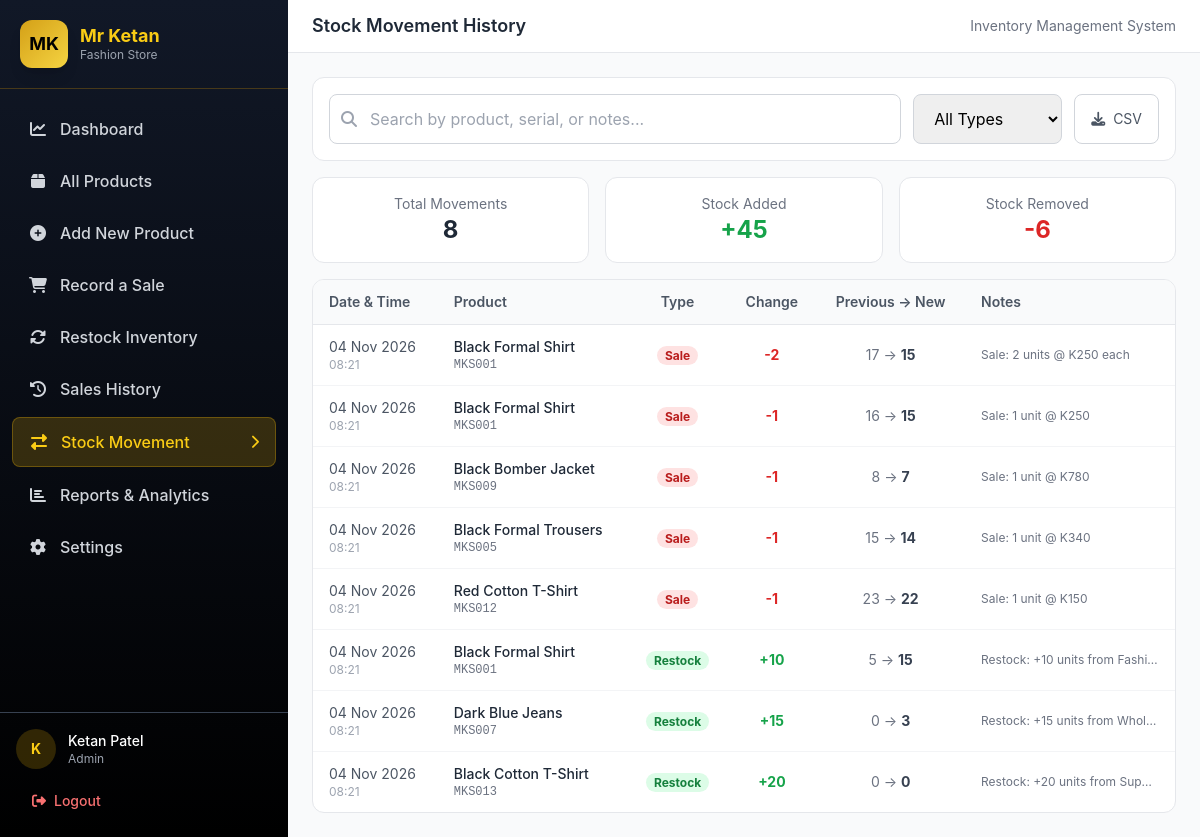
The app's page /stock_movement.php (signed in) with its own data.
### tables this page shows
CREATE TABLE stock_movements (
    id INT AUTO_INCREMENT PRIMARY KEY,
    product_id INT NOT NULL,
    movement_type ENUM('sale', 'restock', 'adjustment', 'initial') NOT NULL,
    quantity_changed INT NOT NULL,
    previous_quantity INT NOT NULL,
    new_quantity INT NOT NULL,
    reference_id INT DEFAULT NULL,
    user_id INT NOT NULL,
    notes TEXT,
    created_at TIMESTAMP DEFAULT CURRENT_TIMESTAMP,
    FOREIGN KEY (product_id) REFERENCES products(id),
    FOREIGN KEY (user_id) REFERENCES users(id),
    INDEX idx_product (product_id),
    INDEX idx_type (movement_type),
    INDEX idx_created (created_at)
);

CREATE TABLE products (
    id INT AUTO_INCREMENT PRIMARY KEY,
    serial_number VARCHAR(50) NOT NULL UNIQUE,
    product_name VARCHAR(150) NOT NULL,
    category_id INT NOT NULL,
    colour VARCHAR(50) NOT NULL,
    size VARCHAR(20) NOT NULL,
    original_quantity INT NOT NULL DEFAULT 0,
    current_quantity INT NOT NULL DEFAULT 0,
    total_sold INT NOT NULL DEFAULT 0,
    purchase_price DECIMAL(10,2) NOT NULL DEFAULT 0.00,
    selling_price DECIMAL(10,2) NOT NULL DEFAULT 0.00,
    product_image VARCHAR(255) DEFAULT NULL,
    barcode_image VARCHAR(255) DEFAULT NULL,
    minimum_stock_level INT NOT NULL DEFAULT 5,
    created_at TIMESTAMP DEFAULT CURRENT_TIMESTAMP,
    updated_at TIMESTAMP DEFAULT CURRENT_TIMESTAMP ON UPDATE CURRENT_TIMESTAMP,
    archived_at TIMESTAMP NULL DEFAULT NULL,
    last_restocked_at TIMESTAMP NULL DEFAULT NULL,
    FOREIGN KEY (category_id) REFERENCES categories(id),
    INDEX idx_serial (serial_number),
    INDEX idx_category (category_id),
    INDEX idx_archived (archived_at)
);

### config/app.php (called while the page is built, shortened)
<?php
function e($string) {
    return htmlspecialchars($string, ENT_QUOTES, 'UTF-8');
}
function format_date($datetime) {
    return date('d M Y', strtotime($datetime));
}

### stock_movement.php (the view, shortened to what this page needs)
<?php
require_once __DIR__ . '/includes/functions.php';
$search = trim($_GET['search'] ?? '');
$where = ["1=1"];
$params = [];
$where_clause = implode(' AND ', $where);
$sql = "SELECT sm.*, p.product_name, p.serial_number FROM stock_movements sm
        JOIN products p ON sm.product_id = p.id
        WHERE $where_clause ORDER BY sm.created_at DESC LIMIT 200";
$stmt = $pdo->prepare($sql);
$stmt->execute($params);
$movements = $stmt->fetchAll();
$total_added = array_sum(array_map(fn($m) => $m['quantity_changed'] > 0 ? $m['quantity_changed'] : 0, $movements));
$total_removed = array_sum(array_map(fn($m) => $m['quantity_changed'] < 0 ? $m['quantity_changed'] : 0, $movements));
include __DIR__ . '/includes/header.php';
include __DIR__ . '/includes/sidebar.php';
?>
<div class="space-y-4">
    <div class="bg-white rounded-xl border border-gray-200 p-4">
        <form method="GET" class="flex flex-col lg:flex-row gap-3">
            <div class="relative flex-1">
                <i class="fas fa-search absolute left-3 top-1/2 -translate-y-1/2 text-gray-400"></i>
                <input type="text" name="search" value="<?php echo e($search); ?>" placeholder="Search by product, serial, or notes..."
                       class="w-full pl-10 pr-4 py-3 border border-gray-300 rounded-lg text-base focus:ring-2 focus:ring-yellow-500 outline-none">
            </div>
            <select name="type" onchange="this.form.submit()" class="px-4 py-3 border border-gray-300 rounded-lg">
                <option value="">All Types</option>
            </select>
            <a href="<?php echo BASE_URL; ?>stock_movement.php?export=csv&<?php echo http_build_query($_GET); ?>" class="px-4 py-3 border border-gray-300 rounded-lg text-gray-600 hover:bg-gray-50 text-sm flex items-center gap-2">
                <i class="fas fa-download"></i> CSV
            </a>
        </form>
    </div>
    <div class="grid grid-cols-1 sm:grid-cols-3 gap-4">
        <div class="bg-white rounded-xl border border-gray-200 p-4 text-center">
            <p class="text-sm text-gray-500">Total Movements</p>
            <p class="text-2xl font-bold text-gray-800"><?php echo count($movements); ?></p>
        </div>
        <div class="bg-white rounded-xl border border-gray-200 p-4 text-center">
            <p class="text-sm text-gray-500">Stock Added</p>
            <p class="text-2xl font-bold text-green-600">+<?php echo $total_added; ?></p>
        </div>
        <div class="bg-white rounded-xl border border-gray-200 p-4 text-center">
            <p class="text-sm text-gray-500">Stock Removed</p>
            <p class="text-2xl font-bold text-red-600"><?php echo $total_removed; ?></p>
        </div>
    </div>
    <div class="bg-white rounded-xl border border-gray-200 overflow-hidden">
        <div class="overflow-x-auto">
            <table class="w-full text-sm">
                <thead class="bg-gray-50 border-b">
                    <tr>
                        <th class="text-left px-4 py-3 font-semibold text-gray-600">Date & Time</th>
                        <th class="text-left px-4 py-3 font-semibold text-gray-600">Product</th>
                        <th class="text-center px-4 py-3 font-semibold text-gray-600">Type</th>
                        <th class="text-center px-4 py-3 font-semibold text-gray-600">Change</th>
                        <th class="text-center px-4 py-3 font-semibold text-gray-600 hidden md:table-cell">Previous → New</th>
                        <th class="text-left px-4 py-3 font-semibold text-gray-600 hidden lg:table-cell">Notes</th>
                    </tr>
                </thead>
                <tbody class="divide-y divide-gray-100">
                    <?php foreach ($movements as $m):
                        $type_colors = ['sale' => 'bg-red-100 text-red-700', 'restock' => 'bg-green-100 text-green-700', 'adjustment' => 'bg-blue-100 text-blue-700'];
                    ?>
                    <tr class="hover:bg-gray-50">
                        <td class="px-4 py-3 text-gray-600 whitespace-nowrap">
                            <div><?php echo format_date($m['created_at']); ?></div>
                            <div class="text-xs text-gray-400"><?php echo date('H:i', strtotime($m['created_at'])); ?></div>
                        </td>
                        <td class="px-4 py-3">
                            <p class="font-medium text-gray-800"><?php echo e($m['product_name']); ?></p>
                            <p class="text-xs text-gray-500 font-mono"><?php echo e($m['serial_number']); ?></p>
                        </td>
                        <td class="px-4 py-3 text-center">
                            <span class="px-2 py-0.5 rounded-full text-xs font-bold <?php echo $type_colors[$m['movement_type']] ?? 'bg-gray-100 text-gray-700'; ?>">
                                <?php echo ucfirst($m['movement_type']); ?>
                            </span>
                        </td>
                        <td class="px-4 py-3 text-center">
                            <span class="font-bold <?php echo $m['quantity_changed'] > 0 ? 'text-green-600' : 'text-red-600'; ?>">
                                <?php echo $m['quantity_changed'] > 0 ? '+' : ''; ?><?php echo $m['quantity_changed']; ?>
                            </span>
                        </td>
                        <td class="px-4 py-3 text-center text-gray-500 hidden md:table-cell"><?php echo $m['previous_quantity']; ?> → <span class="font-bold text-gray-700"><?php echo $m['new_quantity']; ?></span></td>
                        <td class="px-4 py-3 text-gray-500 text-xs hidden lg:table-cell max-w-[200px] truncate"><?php echo e($m['notes']); ?></td>
                    </tr>
                    <?php endforeach; ?>
                </tbody>
            </table>
        </div>
    </div>
</div>
<?php include __DIR__ . '/includes/footer.php'; ?>

### includes/header.php (style rules this page uses)
:root { --gold: #D4A017; --gold-light: #F5D442; --dark: #1a1a1a; }
body { font-family: 'Inter', -apple-system, BlinkMacSystemFont, sans-serif; }

### records on screen
stock_movements: created_at "04 Nov 2026", created_at "08:21", product.product_name "Black Formal Shirt", product.serial_number "MKS001", movement_type "Sale", quantity_changed "-2", previous_quantity "17", new_quantity "15", notes "Sale: 2 units @ K250 each"
stock_movements: created_at "04 Nov 2026", created_at "08:21", product.product_name "Black Formal Shirt", product.serial_number "MKS001", movement_type "Sale", quantity_changed "-1", previous_quantity "16", new_quantity "15", notes "Sale: 1 unit @ K250"
stock_movements: created_at "04 Nov 2026", created_at "08:21", product.product_name "Black Bomber Jacket", product.serial_number "MKS009", movement_type "Sale", quantity_changed "-1", previous_quantity "8", new_quantity "7", notes "Sale: 1 unit @ K780"
stock_movements: created_at "04 Nov 2026", created_at "08:21", product.product_name "Black Formal Trousers", product.serial_number "MKS005", movement_type "Sale", quantity_changed "-1", previous_quantity "15", new_quantity "14", notes "Sale: 1 unit @ K340"
stock_movements: created_at "04 Nov 2026", created_at "08:21", product.product_name "Red Cotton T-Shirt", product.serial_number "MKS012", movement_type "Sale", quantity_changed "-1", previous_quantity "23", new_quantity "22", notes "Sale: 1 unit @ K150"
stock_movements: created_at "04 Nov 2026", created_at "08:21", product.product_name "Black Formal Shirt", product.serial_number "MKS001", movement_type "Restock", quantity_changed "10", previous_quantity "5", new_quantity "15", notes "Restock: +10 units from Fashi…"
stock_movements: created_at "04 Nov 2026", created_at "08:21", product.product_name "Dark Blue Jeans", product.serial_number "MKS007", movement_type "Restock", quantity_changed "15", previous_quantity "0", new_quantity "3", notes "Restock: +15 units from Whol…"
stock_movements: created_at "04 Nov 2026", created_at "08:21", product.product_name "Black Cotton T-Shirt", product.serial_number "MKS013", movement_type "Restock", quantity_changed "20", previous_quantity "0", new_quantity "0", notes "Restock: +20 units from Sup…"

### other values on screen
$item[1] "Dashboard"
$item[1] "All Products"
$item[1] "Add New Product"
$item[1] "Record a Sale"
$item[1] "Restock Inventory"
$item[1] "Sales History"
$item[1] "Stock Movement"
$item[1] "Reports & Analytics"
$item[1] "Settings"
substr($user['full_name'] ?? 'U', 0, 1) "K"
$user['full_name'] "Ketan Patel"
$user['role'] "Admin"
$page_title "Stock Movement History"
count($movements) "8"
$total_added "45"
